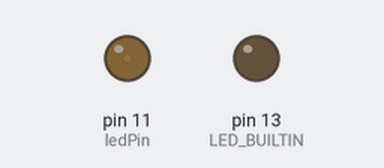
The sketch below on a simulated Arduino Uno, built with avr-gcc and run on an emulated ATmega328P. On the bench: output pins drawn as LEDs (lit = HIGH).

Above: at 0.05 s.
At 0.95 s:
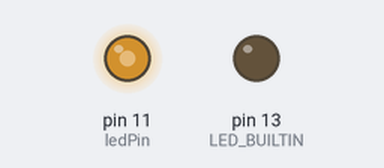
At 1.4 s:
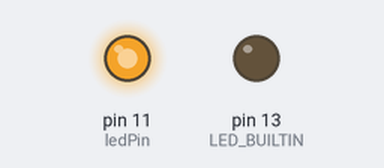
At 2.75 s:
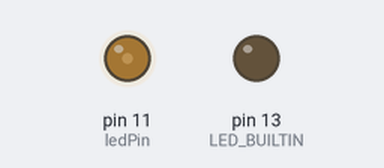
Timing chart, 0 to 7.2 s (numbered marks = the images above):
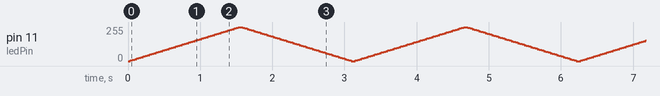

The sketch:

Oscilloscope.ino
```cpp
// C++ code
//
int ledPin = 11;
void setup()
{
  pinMode(LED_BUILTIN, OUTPUT);
}

void loop()
{
 // fade in from min to max
  for(int fadeValue = 0; fadeValue<=255; fadeValue +=5){
  analogWrite(ledPin, fadeValue);
    delay(30);
}
 // fade out form max to min
  for(int fadeValue = 255; fadeValue >=0; fadeValue-=5){
  analogWrite(ledPin, fadeValue);
    delay(30);
  }
}
```
